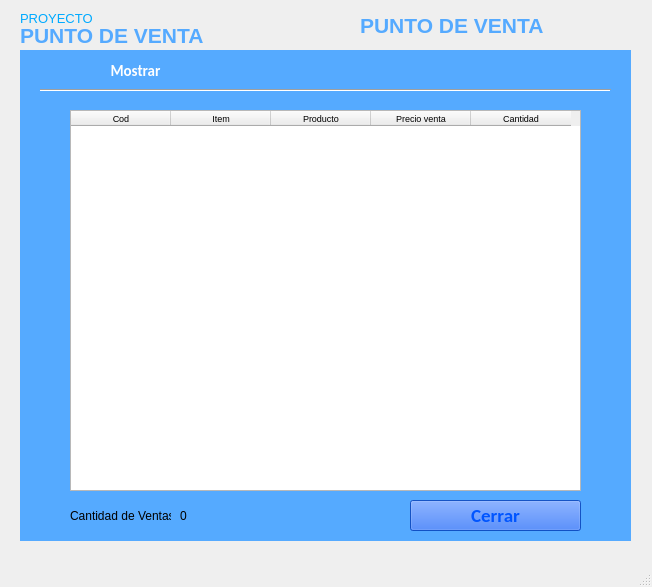
<?xml version="1.0" encoding="UTF-8"?>
<ui version="4.0">
 <class>ventana_principal</class>
 <widget class="QMainWindow" name="ventana_principal">
  <property name="geometry">
   <rect>
    <x>0</x>
    <y>0</y>
    <width>652</width>
    <height>587</height>
   </rect>
  </property>
  <property name="windowTitle">
   <string>Ventas</string>
  </property>
  <property name="autoFillBackground">
   <bool>false</bool>
  </property>
  <property name="styleSheet">
   <string notr="true"/>
  </property>
  <widget class="QWidget" name="centralwidget">
   <widget class="QLabel" name="label">
    <property name="geometry">
     <rect>
      <x>20</x>
      <y>10</y>
      <width>141</width>
      <height>16</height>
     </rect>
    </property>
    <property name="palette">
     <palette>
      <active>
       <colorrole role="WindowText">
        <brush brushstyle="SolidPattern">
         <color alpha="255">
          <red>0</red>
          <green>170</green>
          <blue>255</blue>
         </color>
        </brush>
       </colorrole>
       <colorrole role="Button">
        <brush brushstyle="SolidPattern">
         <color alpha="0">
          <red>0</red>
          <green>85</green>
          <blue>0</blue>
         </color>
        </brush>
       </colorrole>
       <colorrole role="Text">
        <brush brushstyle="SolidPattern">
         <color alpha="255">
          <red>0</red>
          <green>0</green>
          <blue>0</blue>
         </color>
        </brush>
       </colorrole>
       <colorrole role="Base">
        <brush brushstyle="SolidPattern">
         <color alpha="0">
          <red>0</red>
          <green>85</green>
          <blue>0</blue>
         </color>
        </brush>
       </colorrole>
       <colorrole role="Window">
        <brush brushstyle="SolidPattern">
         <color alpha="0">
          <red>0</red>
          <green>85</green>
          <blue>0</blue>
         </color>
        </brush>
       </colorrole>
      </active>
      <inactive>
       <colorrole role="WindowText">
        <brush brushstyle="SolidPattern">
         <color alpha="255">
          <red>0</red>
          <green>170</green>
          <blue>255</blue>
         </color>
        </brush>
       </colorrole>
       <colorrole role="Button">
        <brush brushstyle="SolidPattern">
         <color alpha="0">
          <red>0</red>
          <green>85</green>
          <blue>0</blue>
         </color>
        </brush>
       </colorrole>
       <colorrole role="Text">
        <brush brushstyle="SolidPattern">
         <color alpha="255">
          <red>0</red>
          <green>0</green>
          <blue>0</blue>
         </color>
        </brush>
       </colorrole>
       <colorrole role="Base">
        <brush brushstyle="SolidPattern">
         <color alpha="0">
          <red>0</red>
          <green>85</green>
          <blue>0</blue>
         </color>
        </brush>
       </colorrole>
       <colorrole role="Window">
        <brush brushstyle="SolidPattern">
         <color alpha="0">
          <red>0</red>
          <green>85</green>
          <blue>0</blue>
         </color>
        </brush>
       </colorrole>
      </inactive>
      <disabled>
       <colorrole role="WindowText">
        <brush brushstyle="SolidPattern">
         <color alpha="255">
          <red>120</red>
          <green>120</green>
          <blue>120</blue>
         </color>
        </brush>
       </colorrole>
       <colorrole role="Button">
        <brush brushstyle="SolidPattern">
         <color alpha="0">
          <red>0</red>
          <green>85</green>
          <blue>0</blue>
         </color>
        </brush>
       </colorrole>
       <colorrole role="Text">
        <brush brushstyle="SolidPattern">
         <color alpha="255">
          <red>120</red>
          <green>120</green>
          <blue>120</blue>
         </color>
        </brush>
       </colorrole>
       <colorrole role="Base">
        <brush brushstyle="SolidPattern">
         <color alpha="0">
          <red>0</red>
          <green>85</green>
          <blue>0</blue>
         </color>
        </brush>
       </colorrole>
       <colorrole role="Window">
        <brush brushstyle="SolidPattern">
         <color alpha="0">
          <red>0</red>
          <green>85</green>
          <blue>0</blue>
         </color>
        </brush>
       </colorrole>
      </disabled>
     </palette>
    </property>
    <property name="font">
     <font>
      <pointsize>10</pointsize>
      <weight>50</weight>
      <bold>false</bold>
     </font>
    </property>
    <property name="autoFillBackground">
     <bool>false</bool>
    </property>
    <property name="styleSheet">
     <string notr="true"/>
    </property>
    <property name="text">
     <string>PROYECTO</string>
    </property>
    <property name="alignment">
     <set>Qt::AlignLeading|Qt::AlignLeft|Qt::AlignVCenter</set>
    </property>
   </widget>
   <widget class="QLabel" name="label_2">
    <property name="geometry">
     <rect>
      <x>20</x>
      <y>20</y>
      <width>271</width>
      <height>31</height>
     </rect>
    </property>
    <property name="palette">
     <palette>
      <active>
       <colorrole role="WindowText">
        <brush brushstyle="SolidPattern">
         <color alpha="255">
          <red>85</red>
          <green>170</green>
          <blue>255</blue>
         </color>
        </brush>
       </colorrole>
       <colorrole role="Button">
        <brush brushstyle="SolidPattern">
         <color alpha="0">
          <red>0</red>
          <green>85</green>
          <blue>0</blue>
         </color>
        </brush>
       </colorrole>
       <colorrole role="Base">
        <brush brushstyle="SolidPattern">
         <color alpha="0">
          <red>0</red>
          <green>85</green>
          <blue>0</blue>
         </color>
        </brush>
       </colorrole>
       <colorrole role="Window">
        <brush brushstyle="SolidPattern">
         <color alpha="0">
          <red>0</red>
          <green>85</green>
          <blue>0</blue>
         </color>
        </brush>
       </colorrole>
      </active>
      <inactive>
       <colorrole role="WindowText">
        <brush brushstyle="SolidPattern">
         <color alpha="255">
          <red>85</red>
          <green>170</green>
          <blue>255</blue>
         </color>
        </brush>
       </colorrole>
       <colorrole role="Button">
        <brush brushstyle="SolidPattern">
         <color alpha="0">
          <red>0</red>
          <green>85</green>
          <blue>0</blue>
         </color>
        </brush>
       </colorrole>
       <colorrole role="Base">
        <brush brushstyle="SolidPattern">
         <color alpha="0">
          <red>0</red>
          <green>85</green>
          <blue>0</blue>
         </color>
        </brush>
       </colorrole>
       <colorrole role="Window">
        <brush brushstyle="SolidPattern">
         <color alpha="0">
          <red>0</red>
          <green>85</green>
          <blue>0</blue>
         </color>
        </brush>
       </colorrole>
      </inactive>
      <disabled>
       <colorrole role="WindowText">
        <brush brushstyle="SolidPattern">
         <color alpha="255">
          <red>120</red>
          <green>120</green>
          <blue>120</blue>
         </color>
        </brush>
       </colorrole>
       <colorrole role="Button">
        <brush brushstyle="SolidPattern">
         <color alpha="0">
          <red>0</red>
          <green>85</green>
          <blue>0</blue>
         </color>
        </brush>
       </colorrole>
       <colorrole role="Base">
        <brush brushstyle="SolidPattern">
         <color alpha="0">
          <red>0</red>
          <green>85</green>
          <blue>0</blue>
         </color>
        </brush>
       </colorrole>
       <colorrole role="Window">
        <brush brushstyle="SolidPattern">
         <color alpha="0">
          <red>0</red>
          <green>85</green>
          <blue>0</blue>
         </color>
        </brush>
       </colorrole>
      </disabled>
     </palette>
    </property>
    <property name="font">
     <font>
      <family>Arial</family>
      <pointsize>16</pointsize>
      <weight>75</weight>
      <bold>true</bold>
     </font>
    </property>
    <property name="autoFillBackground">
     <bool>false</bool>
    </property>
    <property name="styleSheet">
     <string notr="true">background-color: rgba(0, 85, 0, 0);</string>
    </property>
    <property name="text">
     <string>PUNTO DE VENTA</string>
    </property>
    <property name="alignment">
     <set>Qt::AlignLeading|Qt::AlignLeft|Qt::AlignVCenter</set>
    </property>
   </widget>
   <widget class="QLabel" name="deep">
    <property name="geometry">
     <rect>
      <x>20</x>
      <y>50</y>
      <width>611</width>
      <height>491</height>
     </rect>
    </property>
    <property name="styleSheet">
     <string notr="true">background-color: rgb(85, 170, 255);
border: 0;</string>
    </property>
    <property name="frameShape">
     <enum>QFrame::Box</enum>
    </property>
    <property name="frameShadow">
     <enum>QFrame::Raised</enum>
    </property>
    <property name="lineWidth">
     <number>2</number>
    </property>
    <property name="midLineWidth">
     <number>3</number>
    </property>
    <property name="text">
     <string/>
    </property>
   </widget>
   <widget class="QPushButton" name="btnMostrar">
    <property name="geometry">
     <rect>
      <x>70</x>
      <y>60</y>
      <width>131</width>
      <height>21</height>
     </rect>
    </property>
    <property name="palette">
     <palette>
      <active>
       <colorrole role="WindowText">
        <brush brushstyle="SolidPattern">
         <color alpha="255">
          <red>255</red>
          <green>255</green>
          <blue>255</blue>
         </color>
        </brush>
       </colorrole>
       <colorrole role="Button">
        <brush brushstyle="SolidPattern">
         <color alpha="204">
          <red>0</red>
          <green>85</green>
          <blue>255</blue>
         </color>
        </brush>
       </colorrole>
       <colorrole role="Text">
        <brush brushstyle="SolidPattern">
         <color alpha="255">
          <red>255</red>
          <green>255</green>
          <blue>255</blue>
         </color>
        </brush>
       </colorrole>
       <colorrole role="ButtonText">
        <brush brushstyle="SolidPattern">
         <color alpha="255">
          <red>255</red>
          <green>255</green>
          <blue>255</blue>
         </color>
        </brush>
       </colorrole>
       <colorrole role="Base">
        <brush brushstyle="SolidPattern">
         <color alpha="204">
          <red>0</red>
          <green>85</green>
          <blue>255</blue>
         </color>
        </brush>
       </colorrole>
       <colorrole role="Window">
        <brush brushstyle="SolidPattern">
         <color alpha="204">
          <red>0</red>
          <green>85</green>
          <blue>255</blue>
         </color>
        </brush>
       </colorrole>
       <colorrole role="Highlight">
        <brush brushstyle="SolidPattern">
         <color alpha="255">
          <red>0</red>
          <green>255</green>
          <blue>0</blue>
         </color>
        </brush>
       </colorrole>
      </active>
      <inactive>
       <colorrole role="WindowText">
        <brush brushstyle="SolidPattern">
         <color alpha="255">
          <red>255</red>
          <green>255</green>
          <blue>255</blue>
         </color>
        </brush>
       </colorrole>
       <colorrole role="Button">
        <brush brushstyle="SolidPattern">
         <color alpha="204">
          <red>0</red>
          <green>85</green>
          <blue>255</blue>
         </color>
        </brush>
       </colorrole>
       <colorrole role="Text">
        <brush brushstyle="SolidPattern">
         <color alpha="255">
          <red>255</red>
          <green>255</green>
          <blue>255</blue>
         </color>
        </brush>
       </colorrole>
       <colorrole role="ButtonText">
        <brush brushstyle="SolidPattern">
         <color alpha="255">
          <red>255</red>
          <green>255</green>
          <blue>255</blue>
         </color>
        </brush>
       </colorrole>
       <colorrole role="Base">
        <brush brushstyle="SolidPattern">
         <color alpha="204">
          <red>0</red>
          <green>85</green>
          <blue>255</blue>
         </color>
        </brush>
       </colorrole>
       <colorrole role="Window">
        <brush brushstyle="SolidPattern">
         <color alpha="204">
          <red>0</red>
          <green>85</green>
          <blue>255</blue>
         </color>
        </brush>
       </colorrole>
       <colorrole role="Highlight">
        <brush brushstyle="SolidPattern">
         <color alpha="255">
          <red>0</red>
          <green>255</green>
          <blue>0</blue>
         </color>
        </brush>
       </colorrole>
      </inactive>
      <disabled>
       <colorrole role="WindowText">
        <brush brushstyle="SolidPattern">
         <color alpha="255">
          <red>255</red>
          <green>255</green>
          <blue>255</blue>
         </color>
        </brush>
       </colorrole>
       <colorrole role="Button">
        <brush brushstyle="SolidPattern">
         <color alpha="204">
          <red>0</red>
          <green>85</green>
          <blue>255</blue>
         </color>
        </brush>
       </colorrole>
       <colorrole role="Text">
        <brush brushstyle="SolidPattern">
         <color alpha="255">
          <red>255</red>
          <green>255</green>
          <blue>255</blue>
         </color>
        </brush>
       </colorrole>
       <colorrole role="ButtonText">
        <brush brushstyle="SolidPattern">
         <color alpha="255">
          <red>255</red>
          <green>255</green>
          <blue>255</blue>
         </color>
        </brush>
       </colorrole>
       <colorrole role="Base">
        <brush brushstyle="SolidPattern">
         <color alpha="204">
          <red>0</red>
          <green>85</green>
          <blue>255</blue>
         </color>
        </brush>
       </colorrole>
       <colorrole role="Window">
        <brush brushstyle="SolidPattern">
         <color alpha="204">
          <red>0</red>
          <green>85</green>
          <blue>255</blue>
         </color>
        </brush>
       </colorrole>
       <colorrole role="Highlight">
        <brush brushstyle="SolidPattern">
         <color alpha="255">
          <red>0</red>
          <green>120</green>
          <blue>215</blue>
         </color>
        </brush>
       </colorrole>
      </disabled>
     </palette>
    </property>
    <property name="font">
     <font>
      <family>Calibri</family>
      <pointsize>11</pointsize>
      <weight>75</weight>
      <bold>true</bold>
     </font>
    </property>
    <property name="cursor">
     <cursorShape>PointingHandCursor</cursorShape>
    </property>
    <property name="styleSheet">
     <string notr="true">QPushButton:hover
{
  border: 0px solid red;
  color: white;
  background-color:  rgb(0, 85, 255);
}
QPushButton
{
	background-color: rgba(0,85, 255, .8);
 color:white;
border: 0px solid rgb(0, 85, 255);
}
</string>
    </property>
    <property name="text">
     <string>Mostrar</string>
    </property>
   </widget>
   <widget class="QPushButton" name="btnSalir">
    <property name="geometry">
     <rect>
      <x>410</x>
      <y>500</y>
      <width>171</width>
      <height>31</height>
     </rect>
    </property>
    <property name="palette">
     <palette>
      <active>
       <colorrole role="WindowText">
        <brush brushstyle="SolidPattern">
         <color alpha="255">
          <red>0</red>
          <green>85</green>
          <blue>255</blue>
         </color>
        </brush>
       </colorrole>
       <colorrole role="Button">
        <brush brushstyle="SolidPattern">
         <color alpha="204">
          <red>0</red>
          <green>85</green>
          <blue>255</blue>
         </color>
        </brush>
       </colorrole>
       <colorrole role="Text">
        <brush brushstyle="SolidPattern">
         <color alpha="255">
          <red>0</red>
          <green>85</green>
          <blue>255</blue>
         </color>
        </brush>
       </colorrole>
       <colorrole role="ButtonText">
        <brush brushstyle="SolidPattern">
         <color alpha="255">
          <red>0</red>
          <green>85</green>
          <blue>255</blue>
         </color>
        </brush>
       </colorrole>
       <colorrole role="Base">
        <brush brushstyle="SolidPattern">
         <color alpha="204">
          <red>0</red>
          <green>85</green>
          <blue>255</blue>
         </color>
        </brush>
       </colorrole>
       <colorrole role="Window">
        <brush brushstyle="SolidPattern">
         <color alpha="204">
          <red>0</red>
          <green>85</green>
          <blue>255</blue>
         </color>
        </brush>
       </colorrole>
       <colorrole role="Highlight">
        <brush brushstyle="SolidPattern">
         <color alpha="255">
          <red>0</red>
          <green>255</green>
          <blue>0</blue>
         </color>
        </brush>
       </colorrole>
      </active>
      <inactive>
       <colorrole role="WindowText">
        <brush brushstyle="SolidPattern">
         <color alpha="255">
          <red>0</red>
          <green>85</green>
          <blue>255</blue>
         </color>
        </brush>
       </colorrole>
       <colorrole role="Button">
        <brush brushstyle="SolidPattern">
         <color alpha="204">
          <red>0</red>
          <green>85</green>
          <blue>255</blue>
         </color>
        </brush>
       </colorrole>
       <colorrole role="Text">
        <brush brushstyle="SolidPattern">
         <color alpha="255">
          <red>0</red>
          <green>85</green>
          <blue>255</blue>
         </color>
        </brush>
       </colorrole>
       <colorrole role="ButtonText">
        <brush brushstyle="SolidPattern">
         <color alpha="255">
          <red>0</red>
          <green>85</green>
          <blue>255</blue>
         </color>
        </brush>
       </colorrole>
       <colorrole role="Base">
        <brush brushstyle="SolidPattern">
         <color alpha="204">
          <red>0</red>
          <green>85</green>
          <blue>255</blue>
         </color>
        </brush>
       </colorrole>
       <colorrole role="Window">
        <brush brushstyle="SolidPattern">
         <color alpha="204">
          <red>0</red>
          <green>85</green>
          <blue>255</blue>
         </color>
        </brush>
       </colorrole>
       <colorrole role="Highlight">
        <brush brushstyle="SolidPattern">
         <color alpha="255">
          <red>0</red>
          <green>255</green>
          <blue>0</blue>
         </color>
        </brush>
       </colorrole>
      </inactive>
      <disabled>
       <colorrole role="WindowText">
        <brush brushstyle="SolidPattern">
         <color alpha="255">
          <red>0</red>
          <green>85</green>
          <blue>255</blue>
         </color>
        </brush>
       </colorrole>
       <colorrole role="Button">
        <brush brushstyle="SolidPattern">
         <color alpha="204">
          <red>0</red>
          <green>85</green>
          <blue>255</blue>
         </color>
        </brush>
       </colorrole>
       <colorrole role="Text">
        <brush brushstyle="SolidPattern">
         <color alpha="255">
          <red>0</red>
          <green>85</green>
          <blue>255</blue>
         </color>
        </brush>
       </colorrole>
       <colorrole role="ButtonText">
        <brush brushstyle="SolidPattern">
         <color alpha="255">
          <red>0</red>
          <green>85</green>
          <blue>255</blue>
         </color>
        </brush>
       </colorrole>
       <colorrole role="Base">
        <brush brushstyle="SolidPattern">
         <color alpha="204">
          <red>0</red>
          <green>85</green>
          <blue>255</blue>
         </color>
        </brush>
       </colorrole>
       <colorrole role="Window">
        <brush brushstyle="SolidPattern">
         <color alpha="204">
          <red>0</red>
          <green>85</green>
          <blue>255</blue>
         </color>
        </brush>
       </colorrole>
       <colorrole role="Highlight">
        <brush brushstyle="SolidPattern">
         <color alpha="255">
          <red>0</red>
          <green>120</green>
          <blue>215</blue>
         </color>
        </brush>
       </colorrole>
      </disabled>
     </palette>
    </property>
    <property name="font">
     <font>
      <family>Calibri</family>
      <pointsize>14</pointsize>
      <weight>75</weight>
      <bold>true</bold>
     </font>
    </property>
    <property name="cursor">
     <cursorShape>PointingHandCursor</cursorShape>
    </property>
    <property name="styleSheet">
     <string notr="true">
color: rgb(0, 85, 255);</string>
    </property>
    <property name="text">
     <string>Cerrar</string>
    </property>
   </widget>
   <widget class="Line" name="line">
    <property name="geometry">
     <rect>
      <x>40</x>
      <y>80</y>
      <width>571</width>
      <height>20</height>
     </rect>
    </property>
    <property name="orientation">
     <enum>Qt::Horizontal</enum>
    </property>
   </widget>
   <widget class="QTableWidget" name="tblDetalleVenta">
    <property name="geometry">
     <rect>
      <x>70</x>
      <y>110</y>
      <width>511</width>
      <height>381</height>
     </rect>
    </property>
    <property name="font">
     <font>
      <pointsize>7</pointsize>
     </font>
    </property>
    <column>
     <property name="text">
      <string>Cod</string>
     </property>
    </column>
    <column>
     <property name="text">
      <string>Item</string>
     </property>
    </column>
    <column>
     <property name="text">
      <string>Producto</string>
     </property>
    </column>
    <column>
     <property name="text">
      <string>Precio venta</string>
     </property>
    </column>
    <column>
     <property name="text">
      <string>Cantidad</string>
     </property>
    </column>
   </widget>
   <widget class="QLabel" name="numbers">
    <property name="geometry">
     <rect>
      <x>360</x>
      <y>10</y>
      <width>271</width>
      <height>31</height>
     </rect>
    </property>
    <property name="palette">
     <palette>
      <active>
       <colorrole role="WindowText">
        <brush brushstyle="SolidPattern">
         <color alpha="255">
          <red>85</red>
          <green>170</green>
          <blue>255</blue>
         </color>
        </brush>
       </colorrole>
       <colorrole role="Button">
        <brush brushstyle="SolidPattern">
         <color alpha="0">
          <red>0</red>
          <green>85</green>
          <blue>0</blue>
         </color>
        </brush>
       </colorrole>
       <colorrole role="Base">
        <brush brushstyle="SolidPattern">
         <color alpha="0">
          <red>0</red>
          <green>85</green>
          <blue>0</blue>
         </color>
        </brush>
       </colorrole>
       <colorrole role="Window">
        <brush brushstyle="SolidPattern">
         <color alpha="0">
          <red>0</red>
          <green>85</green>
          <blue>0</blue>
         </color>
        </brush>
       </colorrole>
      </active>
      <inactive>
       <colorrole role="WindowText">
        <brush brushstyle="SolidPattern">
         <color alpha="255">
          <red>85</red>
          <green>170</green>
          <blue>255</blue>
         </color>
        </brush>
       </colorrole>
       <colorrole role="Button">
        <brush brushstyle="SolidPattern">
         <color alpha="0">
          <red>0</red>
          <green>85</green>
          <blue>0</blue>
         </color>
        </brush>
       </colorrole>
       <colorrole role="Base">
        <brush brushstyle="SolidPattern">
         <color alpha="0">
          <red>0</red>
          <green>85</green>
          <blue>0</blue>
         </color>
        </brush>
       </colorrole>
       <colorrole role="Window">
        <brush brushstyle="SolidPattern">
         <color alpha="0">
          <red>0</red>
          <green>85</green>
          <blue>0</blue>
         </color>
        </brush>
       </colorrole>
      </inactive>
      <disabled>
       <colorrole role="WindowText">
        <brush brushstyle="SolidPattern">
         <color alpha="255">
          <red>120</red>
          <green>120</green>
          <blue>120</blue>
         </color>
        </brush>
       </colorrole>
       <colorrole role="Button">
        <brush brushstyle="SolidPattern">
         <color alpha="0">
          <red>0</red>
          <green>85</green>
          <blue>0</blue>
         </color>
        </brush>
       </colorrole>
       <colorrole role="Base">
        <brush brushstyle="SolidPattern">
         <color alpha="0">
          <red>0</red>
          <green>85</green>
          <blue>0</blue>
         </color>
        </brush>
       </colorrole>
       <colorrole role="Window">
        <brush brushstyle="SolidPattern">
         <color alpha="0">
          <red>0</red>
          <green>85</green>
          <blue>0</blue>
         </color>
        </brush>
       </colorrole>
      </disabled>
     </palette>
    </property>
    <property name="font">
     <font>
      <family>Arial</family>
      <pointsize>16</pointsize>
      <weight>75</weight>
      <bold>true</bold>
     </font>
    </property>
    <property name="autoFillBackground">
     <bool>false</bool>
    </property>
    <property name="styleSheet">
     <string notr="true">background-color: rgba(0, 85, 0, 0);</string>
    </property>
    <property name="text">
     <string>PUNTO DE VENTA</string>
    </property>
    <property name="alignment">
     <set>Qt::AlignLeading|Qt::AlignLeft|Qt::AlignVCenter</set>
    </property>
   </widget>
   <widget class="QLabel" name="label_3">
    <property name="geometry">
     <rect>
      <x>70</x>
      <y>500</y>
      <width>101</width>
      <height>31</height>
     </rect>
    </property>
    <property name="text">
     <string>Cantidad de Ventas</string>
    </property>
   </widget>
   <widget class="QLabel" name="num">
    <property name="geometry">
     <rect>
      <x>180</x>
      <y>500</y>
      <width>47</width>
      <height>31</height>
     </rect>
    </property>
    <property name="text">
     <string>0</string>
    </property>
   </widget>
   <zorder>deep</zorder>
   <zorder>label</zorder>
   <zorder>label_2</zorder>
   <zorder>btnMostrar</zorder>
   <zorder>btnSalir</zorder>
   <zorder>line</zorder>
   <zorder>tblDetalleVenta</zorder>
   <zorder>numbers</zorder>
   <zorder>label_3</zorder>
   <zorder>num</zorder>
  </widget>
  <widget class="QMenuBar" name="menubar">
   <property name="geometry">
    <rect>
     <x>0</x>
     <y>0</y>
     <width>652</width>
     <height>21</height>
    </rect>
   </property>
  </widget>
  <widget class="QStatusBar" name="statusbar"/>
 </widget>
 <resources/>
 <connections/>
</ui>
